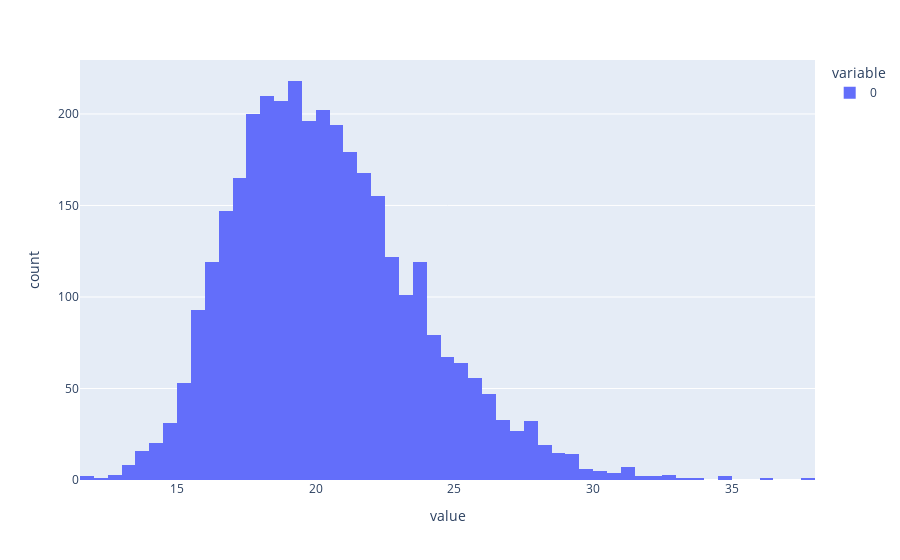
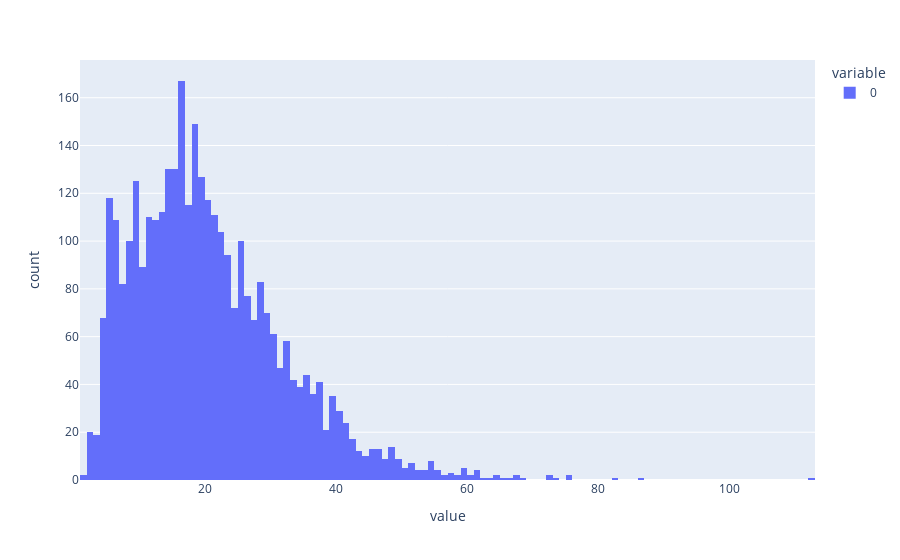

These figures' notebook cell, in order:
### Markdown cell above
Predicted vs Actual Distributions

### Code cell
# Predicted distribution
fig = px.histogram(y_pred, nbins=70)
fig.show()
print(np.std(y_pred))

# Actual distribution
fig = px.histogram(y_test)
fig.show()
print(np.std(y_test))

### Figure 1 — Plotly figure (JSON) as saved in the notebook; plotly's stock layout.template omitted (floating-point values rounded to 4 significant figures; data arrays with more than 128 entries replaced by an {"elided": "..."} marker saying what was removed)
{"data": [{"alignmentgroup": "True", "bingroup": "x", "hovertemplate": "variable=0<br>value=%{x}<br>count=%{y}<extra></extra>", "legendgroup": "0", "marker": {"color": "#636efa", "pattern": {"shape": ""}}, "name": "0", "nbinsx": 70, "offsetgroup": "0", "orientation": "v", "showlegend": true, "type": "histogram", "x": {"elided": "3417 float values"}, "xaxis": "x", "yaxis": "y"}], "layout": {"barmode": "relative", "legend": {"title": {"text": "variable"}, "tracegroupgap": 0}, "margin": {"t": 60}, "xaxis": {"anchor": "y", "domain": [0, 1], "title": {"text": "value"}}, "yaxis": {"anchor": "x", "domain": [0, 1], "title": {"text": "count"}}}}

### Figure 2 — Plotly figure (JSON) as saved in the notebook; plotly's stock layout.template omitted (floating-point values rounded to 4 significant figures; data arrays with more than 128 entries replaced by an {"elided": "..."} marker saying what was removed)
{"data": [{"alignmentgroup": "True", "bingroup": "x", "hovertemplate": "variable=0<br>value=%{x}<br>count=%{y}<extra></extra>", "legendgroup": "0", "marker": {"color": "#636efa", "pattern": {"shape": ""}}, "name": "0", "offsetgroup": "0", "orientation": "v", "showlegend": true, "type": "histogram", "x": {"elided": "3417 float values"}, "xaxis": "x", "yaxis": "y"}], "layout": {"barmode": "relative", "legend": {"title": {"text": "variable"}, "tracegroupgap": 0}, "margin": {"t": 60}, "xaxis": {"anchor": "y", "domain": [0, 1], "title": {"text": "value"}}, "yaxis": {"anchor": "x", "domain": [0, 1], "title": {"text": "count"}}}}
